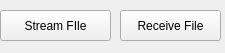
<?xml version="1.0" encoding="UTF-8"?>
<ui version="4.0">
 <class>Form</class>
 <widget class="QWidget" name="Form">
  <property name="geometry">
   <rect>
    <x>0</x>
    <y>0</y>
    <width>225</width>
    <height>53</height>
   </rect>
  </property>
  <property name="windowTitle">
   <string>Form</string>
  </property>
  <widget class="QPushButton" name="pushButton">
   <property name="geometry">
    <rect>
     <x>0</x>
     <y>10</y>
     <width>111</width>
     <height>31</height>
    </rect>
   </property>
   <property name="text">
    <string>Stream FIle</string>
   </property>
  </widget>
  <widget class="QPushButton" name="pushButton_2">
   <property name="geometry">
    <rect>
     <x>120</x>
     <y>10</y>
     <width>101</width>
     <height>31</height>
    </rect>
   </property>
   <property name="text">
    <string>Receive File</string>
   </property>
  </widget>
 </widget>
 <resources/>
 <connections/>
</ui>
